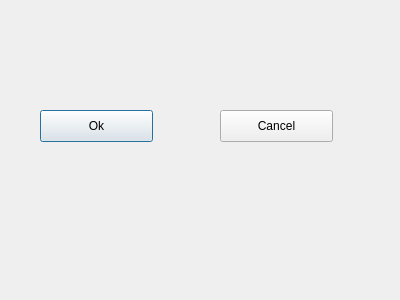
<?xml version="1.0" encoding="UTF-8"?>
<ui version="4.0">
 <class>NClient</class>
 <widget class="QDialog" name="NClient">
  <property name="geometry">
   <rect>
    <x>0</x>
    <y>0</y>
    <width>400</width>
    <height>300</height>
   </rect>
  </property>
  <property name="windowTitle">
   <string>Dialog</string>
  </property>
  <widget class="QPushButton" name="Ok">
   <property name="geometry">
    <rect>
     <x>40</x>
     <y>110</y>
     <width>113</width>
     <height>32</height>
    </rect>
   </property>
   <property name="text">
    <string>Ok</string>
   </property>
  </widget>
  <widget class="QPushButton" name="Cancel">
   <property name="geometry">
    <rect>
     <x>220</x>
     <y>110</y>
     <width>113</width>
     <height>32</height>
    </rect>
   </property>
   <property name="text">
    <string>Cancel</string>
   </property>
  </widget>
 </widget>
 <resources/>
 <connections/>
</ui>
